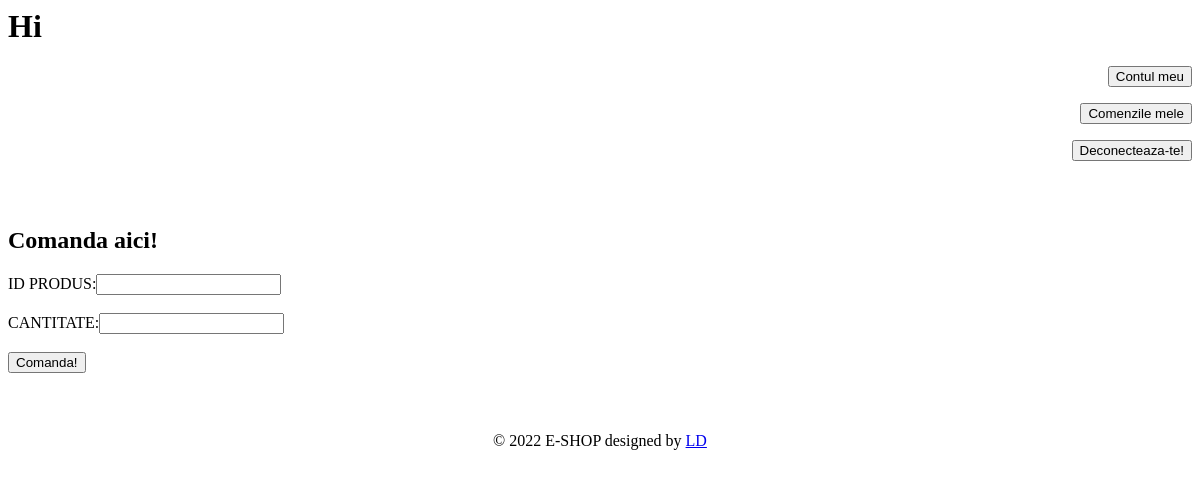
Page /shop.php on the earlier database version.
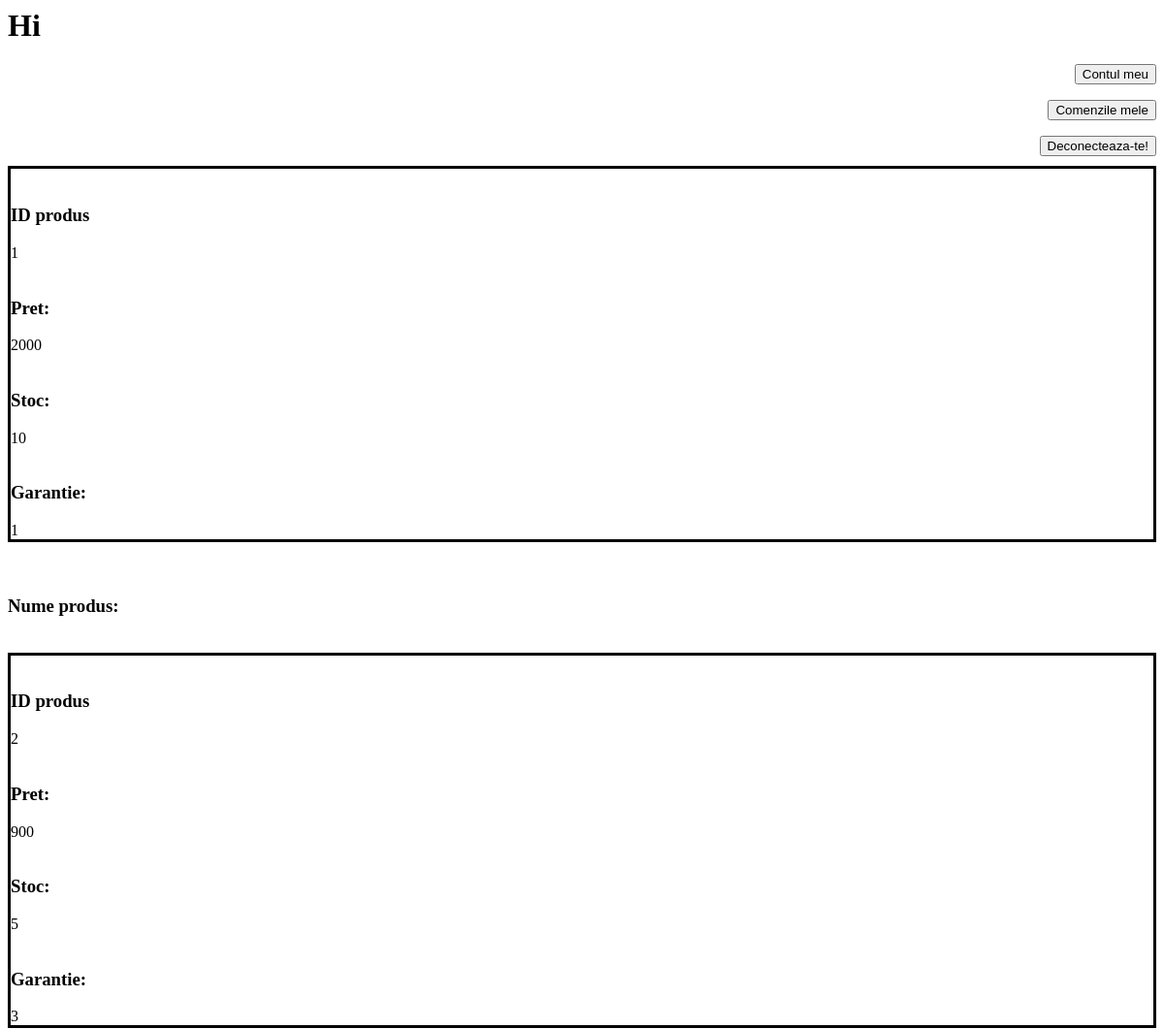
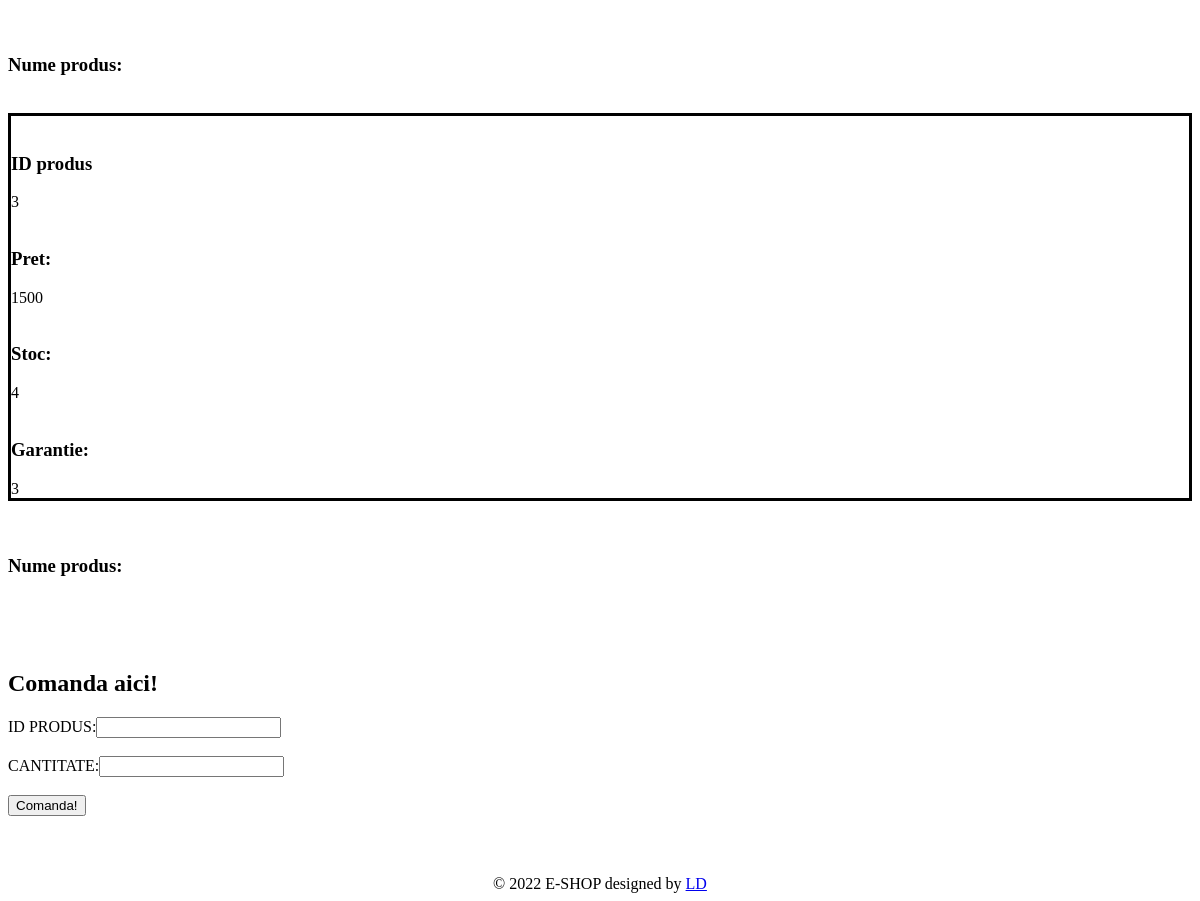
Same page on the later database version (2 pictures, top to bottom).
### tables this page shows
CREATE TABLE IF NOT EXISTS Produse (
  id_produs INT UNIQUE NOT NULL AUTO_INCREMENT,
  nume VARCHAR(45) NOT NULL,
  valoare_unitara INT NOT NULL,
  stoc INT CHECK( stoc>=0 AND stoc<=200),
  vandute INT NULL DEFAULT NULL,
  garantie INT CHECK( garantie >=0 AND garantie <=5),
  descriere VARCHAR(80),
  data_expirării datetime NOT NULL,
  PRIMARY KEY (id_produs)
);

### shop.php (the view, shortened to what this page needs)
<?php
 $dbServerName = "localhost";
 $dbUserName = "root";
 $dbPassword = "";
 $dbName = "eshop";
 $link = mysqli_connect($dbServerName ,$dbUserName ,$dbPassword ,$dbName);
    ?>
    <h1><?php echo "Hi ".$_SESSION['nume'];?></h1>
<!DOCTYPE html>
<html>
    <head>
    </head>
    <body>
    <form method="post" action="myaccount.php" align="right">
    <input type="submit" name="con" value="Contul meu">
        </form>
        <form method="post" action="comenzilemele.php" align="right">
    <input type="submit" name="con" value="Comenzile mele">
        </form>
        <form method="post" action="main.php" align="right" style="margin-bottom:10px;">
    <input type="submit" name="con" value="Deconecteaza-te!">
        </form>
    <div><?php
    $query = "SELECT * FROM Produse ";
if ($result = mysqli_query($link, $query))
{
   while($row = mysqli_fetch_assoc($result))
   {
       foreach($row as $key => $val)
       {
           if($key === 'id_produs'){
           ?><div style="border-style: solid;"><br><h3>ID produs</h3><?php
           echo $val;
           ?><br><?php
           }
           if($key === 'nume_produs'){
            ?><br><h3>Nume produs:</h3><?php
            ?><br><?php
            }
            if($key === 'stoc'){
                ?><br><h3>Stoc:</h3><?php
                echo $val;
                ?><br><?php
                }
                if($key === 'valoare_unitara'){
                    ?><br><h3>Pret:</h3><?php
                    echo $val;
                    ?><br><?php
                    }
                    if($key === 'garantie'){
                        ?><br><h3>Garantie:</h3><?php
                        echo $val;
                        ?><br></div><br><?php
                        }
       }
   }
}?>
        <br><br>
        <h2>Comanda aici!</h2>
        <form method="post" action="comanda.php">
        ID PRODUS:<input type="number" name="id" value="id"><br><br>
        CANTITATE:<input type="number" name="cantitate" value="cantitate"><br><br>
            <input type="submit" name="comanda" value="Comanda!">
        </form>
    </div>
    </body>
    <footer class="footer">
        &copy; 2022 E-SHOP designed by <a href="http://lungudaniel.com" target="_blank">LD</a>
    </footer>
</html>

### shop.php (style rules this page uses)
.footer { margin-top:5%; text-align:center; position: relative; }

Differences in the rows shown:
added produse: id_produs "1", valoare_unitara "2000", stoc "10", garantie "1"
added produse: id_produs "2", valoare_unitara "900", stoc "5", garantie "3"
added produse: id_produs "3", valoare_unitara "1500", stoc "4", garantie "3"
